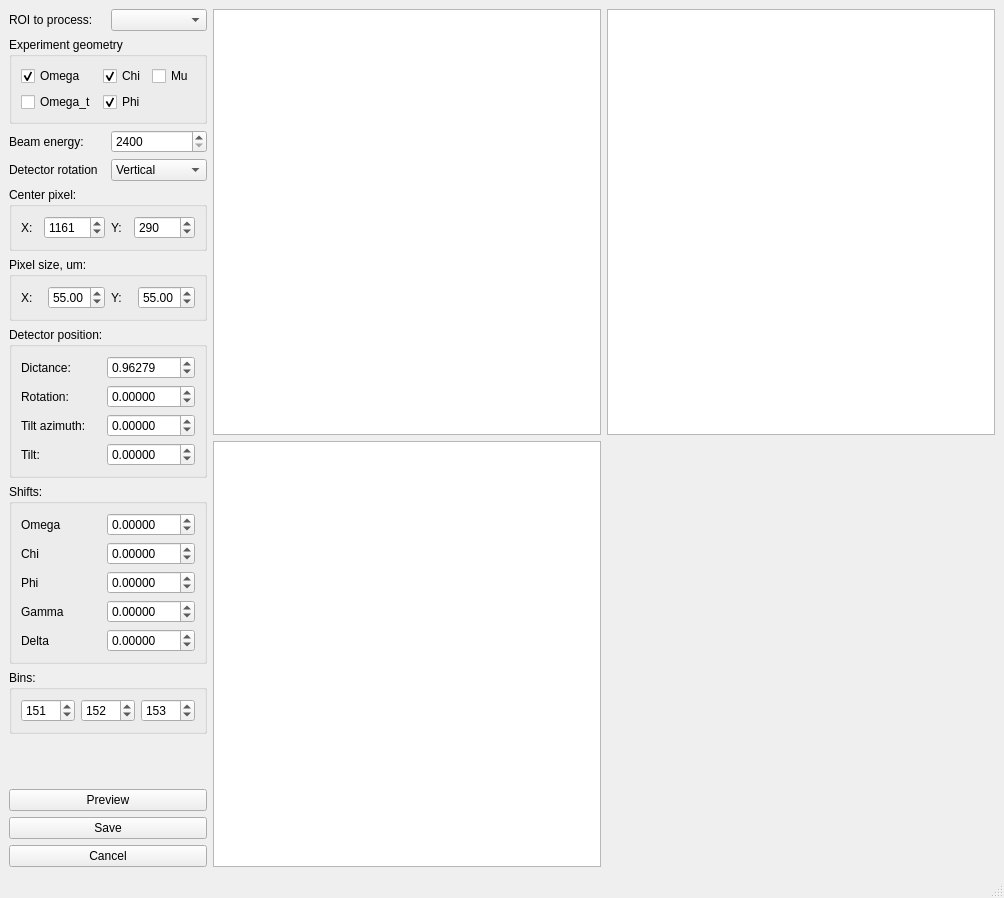
<?xml version="1.0" encoding="UTF-8"?>
<ui version="4.0">
 <class>Converter</class>
 <widget class="QMainWindow" name="Converter">
  <property name="geometry">
   <rect>
    <x>0</x>
    <y>0</y>
    <width>1004</width>
    <height>898</height>
   </rect>
  </property>
  <property name="windowTitle">
   <string>Convert to reciprocal space</string>
  </property>
  <widget class="QWidget" name="centralwidget">
   <layout class="QHBoxLayout" name="horizontalLayout_4" stretch="0,1">
    <item>
     <layout class="QVBoxLayout" name="verticalLayout">
      <item>
       <layout class="QHBoxLayout" name="horizontalLayout_5">
        <item>
         <widget class="QLabel" name="label_6">
          <property name="text">
           <string>ROI to process:</string>
          </property>
         </widget>
        </item>
        <item>
         <widget class="QComboBox" name="cmd_roi"/>
        </item>
       </layout>
      </item>
      <item>
       <widget class="QGroupBox" name="groupBox">
        <property name="title">
         <string>Experiment geometry</string>
        </property>
        <layout class="QGridLayout" name="gridLayout">
         <item row="1" column="0">
          <widget class="QCheckBox" name="chk_omega">
           <property name="text">
            <string>Omega</string>
           </property>
           <property name="checked">
            <bool>true</bool>
           </property>
          </widget>
         </item>
         <item row="1" column="1">
          <widget class="QCheckBox" name="chk_chi">
           <property name="text">
            <string>Chi</string>
           </property>
           <property name="checked">
            <bool>true</bool>
           </property>
          </widget>
         </item>
         <item row="1" column="2">
          <widget class="QCheckBox" name="chk_mu">
           <property name="text">
            <string>Mu</string>
           </property>
           <property name="checked">
            <bool>false</bool>
           </property>
          </widget>
         </item>
         <item row="2" column="1">
          <widget class="QCheckBox" name="chk_phi">
           <property name="text">
            <string>Phi</string>
           </property>
           <property name="checked">
            <bool>true</bool>
           </property>
          </widget>
         </item>
         <item row="2" column="0">
          <widget class="QCheckBox" name="chk_omega_t">
           <property name="text">
            <string>Omega_t</string>
           </property>
          </widget>
         </item>
        </layout>
       </widget>
      </item>
      <item>
       <layout class="QHBoxLayout" name="horizontalLayout_3">
        <item>
         <widget class="QLabel" name="label">
          <property name="text">
           <string>Beam energy:</string>
          </property>
         </widget>
        </item>
        <item>
         <widget class="QSpinBox" name="sb_energy">
          <property name="enabled">
           <bool>true</bool>
          </property>
          <property name="minimum">
           <number>2400</number>
          </property>
          <property name="maximum">
           <number>35000</number>
          </property>
          <property name="singleStep">
           <number>100</number>
          </property>
         </widget>
        </item>
       </layout>
      </item>
      <item>
       <widget class="QWidget" name="widget_4" native="true">
        <layout class="QHBoxLayout" name="horizontalLayout_6">
         <property name="margin">
          <number>0</number>
         </property>
         <item>
          <widget class="QLabel" name="label_7">
           <property name="text">
            <string>Detector rotation</string>
           </property>
          </widget>
         </item>
         <item>
          <widget class="QComboBox" name="cmb_detector_rotation">
           <item>
            <property name="text">
             <string>Vertical</string>
            </property>
           </item>
           <item>
            <property name="text">
             <string>Horizontal</string>
            </property>
           </item>
          </widget>
         </item>
        </layout>
       </widget>
      </item>
      <item>
       <widget class="QGroupBox" name="groupBox_2">
        <property name="title">
         <string>Center pixel:</string>
        </property>
        <layout class="QHBoxLayout" name="horizontalLayout">
         <item>
          <widget class="QLabel" name="label_2">
           <property name="text">
            <string>X:</string>
           </property>
          </widget>
         </item>
         <item>
          <widget class="QSpinBox" name="sb_cen_x">
           <property name="enabled">
            <bool>true</bool>
           </property>
           <property name="minimum">
            <number>0</number>
           </property>
           <property name="maximum">
            <number>10000</number>
           </property>
           <property name="singleStep">
            <number>1</number>
           </property>
           <property name="value">
            <number>1161</number>
           </property>
          </widget>
         </item>
         <item>
          <widget class="QLabel" name="label_3">
           <property name="text">
            <string>Y:</string>
           </property>
          </widget>
         </item>
         <item>
          <widget class="QSpinBox" name="sb_cen_y">
           <property name="enabled">
            <bool>true</bool>
           </property>
           <property name="minimum">
            <number>0</number>
           </property>
           <property name="maximum">
            <number>10000</number>
           </property>
           <property name="singleStep">
            <number>1</number>
           </property>
           <property name="value">
            <number>290</number>
           </property>
          </widget>
         </item>
        </layout>
       </widget>
      </item>
      <item>
       <widget class="QGroupBox" name="groupBox_3">
        <property name="title">
         <string>Pixel size, um:</string>
        </property>
        <layout class="QHBoxLayout" name="horizontalLayout_2">
         <item>
          <widget class="QLabel" name="label_4">
           <property name="text">
            <string>X:</string>
           </property>
          </widget>
         </item>
         <item>
          <widget class="QDoubleSpinBox" name="dsb_size_x">
           <property name="enabled">
            <bool>true</bool>
           </property>
           <property name="decimals">
            <number>2</number>
           </property>
           <property name="value">
            <double>55.000000000000000</double>
           </property>
          </widget>
         </item>
         <item>
          <widget class="QLabel" name="label_5">
           <property name="text">
            <string>Y:</string>
           </property>
          </widget>
         </item>
         <item>
          <widget class="QDoubleSpinBox" name="dsb_size_y">
           <property name="enabled">
            <bool>true</bool>
           </property>
           <property name="decimals">
            <number>2</number>
           </property>
           <property name="value">
            <double>55.000000000000000</double>
           </property>
          </widget>
         </item>
        </layout>
       </widget>
      </item>
      <item>
       <widget class="QGroupBox" name="groupBox_5">
        <property name="title">
         <string>Detector position:</string>
        </property>
        <layout class="QGridLayout" name="gridLayout_3">
         <item row="0" column="0">
          <widget class="QLabel" name="label_9">
           <property name="text">
            <string>Dictance:</string>
           </property>
          </widget>
         </item>
         <item row="0" column="1">
          <widget class="QDoubleSpinBox" name="dsb_det_d">
           <property name="enabled">
            <bool>true</bool>
           </property>
           <property name="decimals">
            <number>5</number>
           </property>
           <property name="value">
            <double>0.962790000000000</double>
           </property>
          </widget>
         </item>
         <item row="1" column="0">
          <widget class="QLabel" name="label_8">
           <property name="text">
            <string>Rotation:</string>
           </property>
          </widget>
         </item>
         <item row="1" column="1">
          <widget class="QDoubleSpinBox" name="dsb_det_r">
           <property name="enabled">
            <bool>true</bool>
           </property>
           <property name="decimals">
            <number>5</number>
           </property>
           <property name="minimum">
            <double>-360.000000000000000</double>
           </property>
           <property name="maximum">
            <double>360.000000000000000</double>
           </property>
           <property name="value">
            <double>0.000000000000000</double>
           </property>
          </widget>
         </item>
         <item row="2" column="0">
          <widget class="QLabel" name="label_10">
           <property name="text">
            <string>Tilt azimuth:</string>
           </property>
          </widget>
         </item>
         <item row="2" column="1">
          <widget class="QDoubleSpinBox" name="dsb_det_rt">
           <property name="enabled">
            <bool>true</bool>
           </property>
           <property name="decimals">
            <number>5</number>
           </property>
           <property name="minimum">
            <double>-360.000000000000000</double>
           </property>
           <property name="maximum">
            <double>360.000000000000000</double>
           </property>
           <property name="value">
            <double>0.000000000000000</double>
           </property>
          </widget>
         </item>
         <item row="3" column="0">
          <widget class="QLabel" name="label_11">
           <property name="text">
            <string>Tilt:</string>
           </property>
          </widget>
         </item>
         <item row="3" column="1">
          <widget class="QDoubleSpinBox" name="dsb_det_t">
           <property name="enabled">
            <bool>true</bool>
           </property>
           <property name="decimals">
            <number>5</number>
           </property>
           <property name="minimum">
            <double>-360.000000000000000</double>
           </property>
           <property name="maximum">
            <double>360.000000000000000</double>
           </property>
           <property name="value">
            <double>0.000000000000000</double>
           </property>
          </widget>
         </item>
        </layout>
       </widget>
      </item>
      <item>
       <widget class="QGroupBox" name="groupBox_6">
        <property name="title">
         <string>Shifts:</string>
        </property>
        <layout class="QGridLayout" name="gridLayout_4">
         <item row="0" column="1">
          <widget class="QDoubleSpinBox" name="dsb_shift_omega">
           <property name="enabled">
            <bool>true</bool>
           </property>
           <property name="decimals">
            <number>5</number>
           </property>
           <property name="minimum">
            <double>-360.000000000000000</double>
           </property>
           <property name="maximum">
            <double>360.000000000000000</double>
           </property>
          </widget>
         </item>
         <item row="0" column="0">
          <widget class="QLabel" name="label_12">
           <property name="text">
            <string>Omega</string>
           </property>
          </widget>
         </item>
         <item row="1" column="0">
          <widget class="QLabel" name="label_13">
           <property name="text">
            <string>Chi</string>
           </property>
          </widget>
         </item>
         <item row="1" column="1">
          <widget class="QDoubleSpinBox" name="dsb_shift_chi">
           <property name="enabled">
            <bool>true</bool>
           </property>
           <property name="decimals">
            <number>5</number>
           </property>
           <property name="minimum">
            <double>-360.000000000000000</double>
           </property>
           <property name="maximum">
            <double>360.000000000000000</double>
           </property>
          </widget>
         </item>
         <item row="3" column="1">
          <widget class="QDoubleSpinBox" name="dsb_shift_gamma">
           <property name="enabled">
            <bool>true</bool>
           </property>
           <property name="decimals">
            <number>5</number>
           </property>
           <property name="minimum">
            <double>-360.000000000000000</double>
           </property>
           <property name="maximum">
            <double>360.000000000000000</double>
           </property>
           <property name="value">
            <double>0.000000000000000</double>
           </property>
          </widget>
         </item>
         <item row="2" column="1">
          <widget class="QDoubleSpinBox" name="dsb_shift_phi">
           <property name="enabled">
            <bool>true</bool>
           </property>
           <property name="decimals">
            <number>5</number>
           </property>
           <property name="minimum">
            <double>-360.000000000000000</double>
           </property>
           <property name="maximum">
            <double>360.000000000000000</double>
           </property>
           <property name="value">
            <double>0.000000000000000</double>
           </property>
          </widget>
         </item>
         <item row="2" column="0">
          <widget class="QLabel" name="label_14">
           <property name="text">
            <string>Phi</string>
           </property>
          </widget>
         </item>
         <item row="3" column="0">
          <widget class="QLabel" name="label_15">
           <property name="text">
            <string>Gamma</string>
           </property>
          </widget>
         </item>
         <item row="4" column="0">
          <widget class="QLabel" name="label_16">
           <property name="text">
            <string>Delta</string>
           </property>
          </widget>
         </item>
         <item row="4" column="1">
          <widget class="QDoubleSpinBox" name="dsb_shift_delta">
           <property name="enabled">
            <bool>true</bool>
           </property>
           <property name="decimals">
            <number>5</number>
           </property>
           <property name="minimum">
            <double>-360.000000000000000</double>
           </property>
           <property name="maximum">
            <double>360.000000000000000</double>
           </property>
          </widget>
         </item>
        </layout>
       </widget>
      </item>
      <item>
       <widget class="QGroupBox" name="groupBox_7">
        <property name="title">
         <string>Bins:</string>
        </property>
        <layout class="QGridLayout" name="gridLayout_5">
         <item row="0" column="0">
          <widget class="QSpinBox" name="sb_bin_x">
           <property name="enabled">
            <bool>true</bool>
           </property>
           <property name="maximum">
            <number>1000</number>
           </property>
           <property name="value">
            <number>151</number>
           </property>
          </widget>
         </item>
         <item row="0" column="1">
          <widget class="QSpinBox" name="sb_bin_y">
           <property name="enabled">
            <bool>true</bool>
           </property>
           <property name="maximum">
            <number>1000</number>
           </property>
           <property name="value">
            <number>152</number>
           </property>
          </widget>
         </item>
         <item row="0" column="2">
          <widget class="QSpinBox" name="sb_bin_z">
           <property name="enabled">
            <bool>true</bool>
           </property>
           <property name="maximum">
            <number>1000</number>
           </property>
           <property name="value">
            <number>153</number>
           </property>
          </widget>
         </item>
        </layout>
       </widget>
      </item>
      <item>
       <spacer name="verticalSpacer">
        <property name="orientation">
         <enum>Qt::Vertical</enum>
        </property>
        <property name="sizeHint" stdset="0">
         <size>
          <width>20</width>
          <height>40</height>
         </size>
        </property>
       </spacer>
      </item>
      <item>
       <widget class="QPushButton" name="cmd_preview">
        <property name="text">
         <string>Preview</string>
        </property>
       </widget>
      </item>
      <item>
       <widget class="QPushButton" name="cmd_save">
        <property name="text">
         <string>Save</string>
        </property>
       </widget>
      </item>
      <item>
       <widget class="QPushButton" name="cmd_cancel">
        <property name="text">
         <string>Cancel</string>
        </property>
       </widget>
      </item>
     </layout>
    </item>
    <item>
     <layout class="QGridLayout" name="gridLayout_2">
      <item row="0" column="0">
       <widget class="GraphicsView" name="gv_xy">
        <property name="autoFillBackground">
         <bool>false</bool>
        </property>
        <property name="styleSheet">
         <string notr="true"/>
        </property>
       </widget>
      </item>
      <item row="0" column="1">
       <widget class="GraphicsView" name="gv_xz">
        <property name="autoFillBackground">
         <bool>false</bool>
        </property>
        <property name="styleSheet">
         <string notr="true"/>
        </property>
       </widget>
      </item>
      <item row="1" column="0">
       <widget class="GraphicsView" name="gv_yz">
        <property name="autoFillBackground">
         <bool>false</bool>
        </property>
        <property name="styleSheet">
         <string notr="true"/>
        </property>
       </widget>
      </item>
     </layout>
    </item>
   </layout>
  </widget>
  <widget class="QMenuBar" name="menubar">
   <property name="geometry">
    <rect>
     <x>0</x>
     <y>0</y>
     <width>1004</width>
     <height>20</height>
    </rect>
   </property>
  </widget>
  <widget class="QStatusBar" name="statusbar"/>
 </widget>
 <customwidgets>
  <customwidget>
   <class>GraphicsView</class>
   <extends>QGraphicsView</extends>
   <header>pyqtgraph</header>
  </customwidget>
 </customwidgets>
 <resources/>
 <connections/>
</ui>
